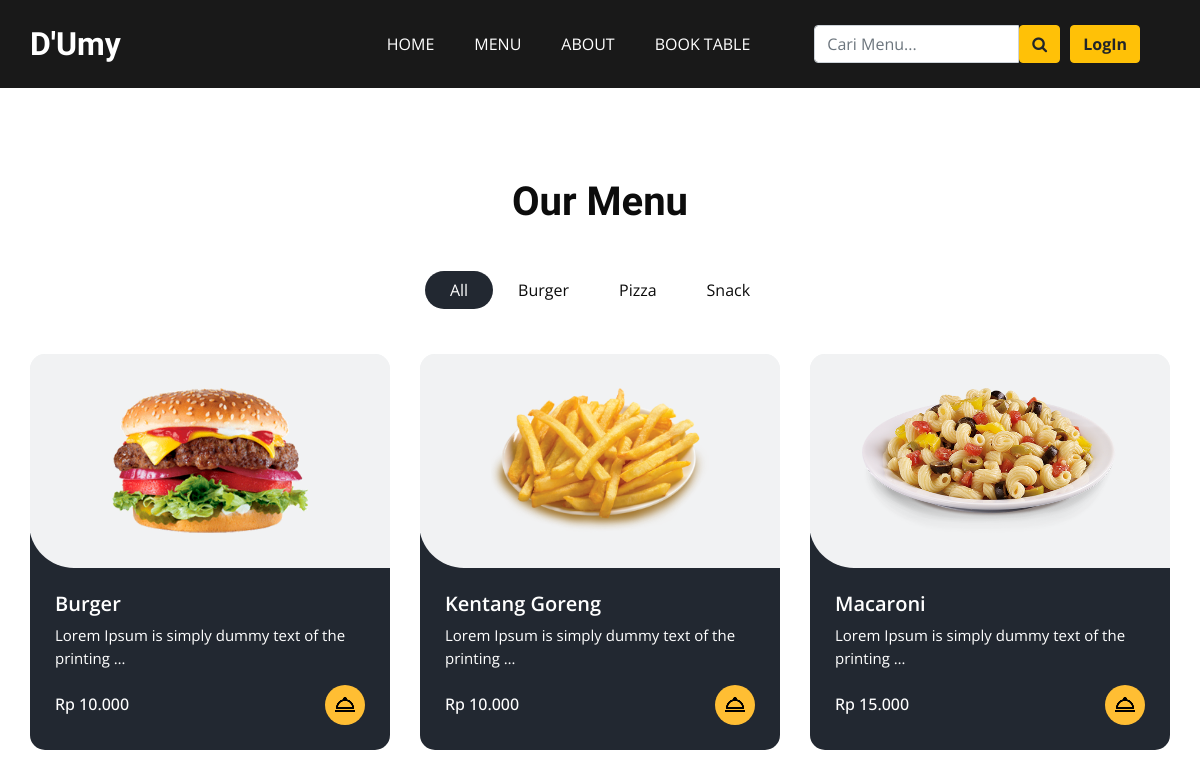
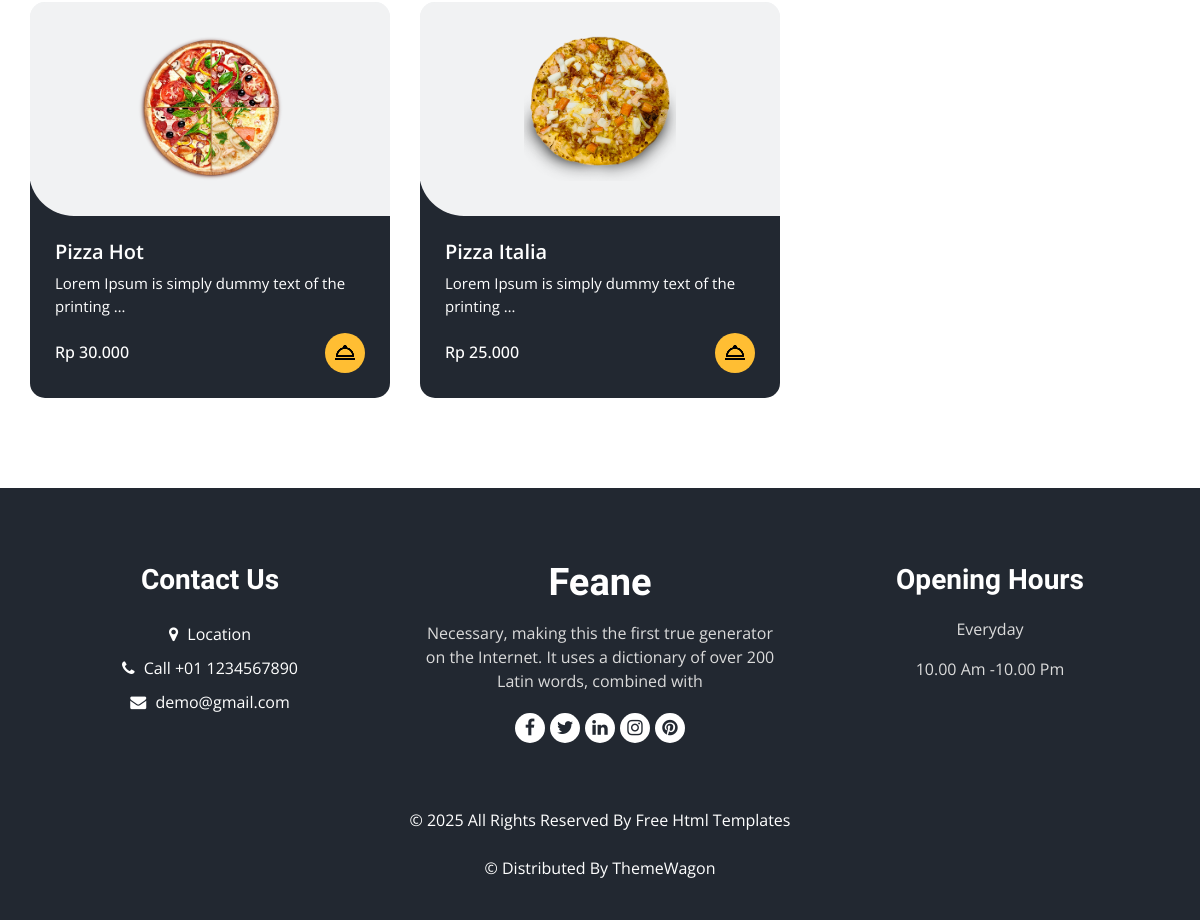
Before: /menu/menu/ with the older database file (2 pictures, top to bottom).
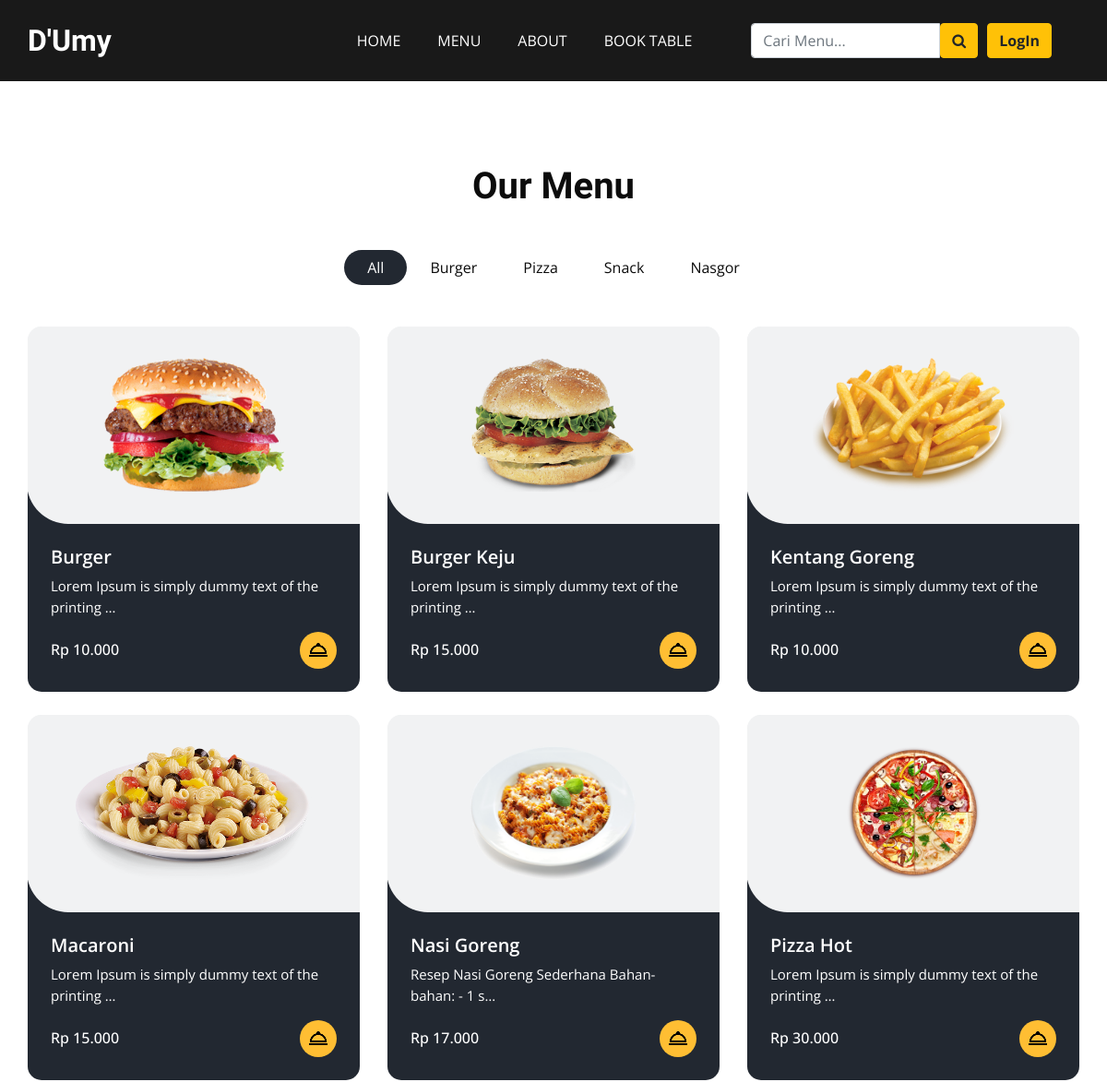
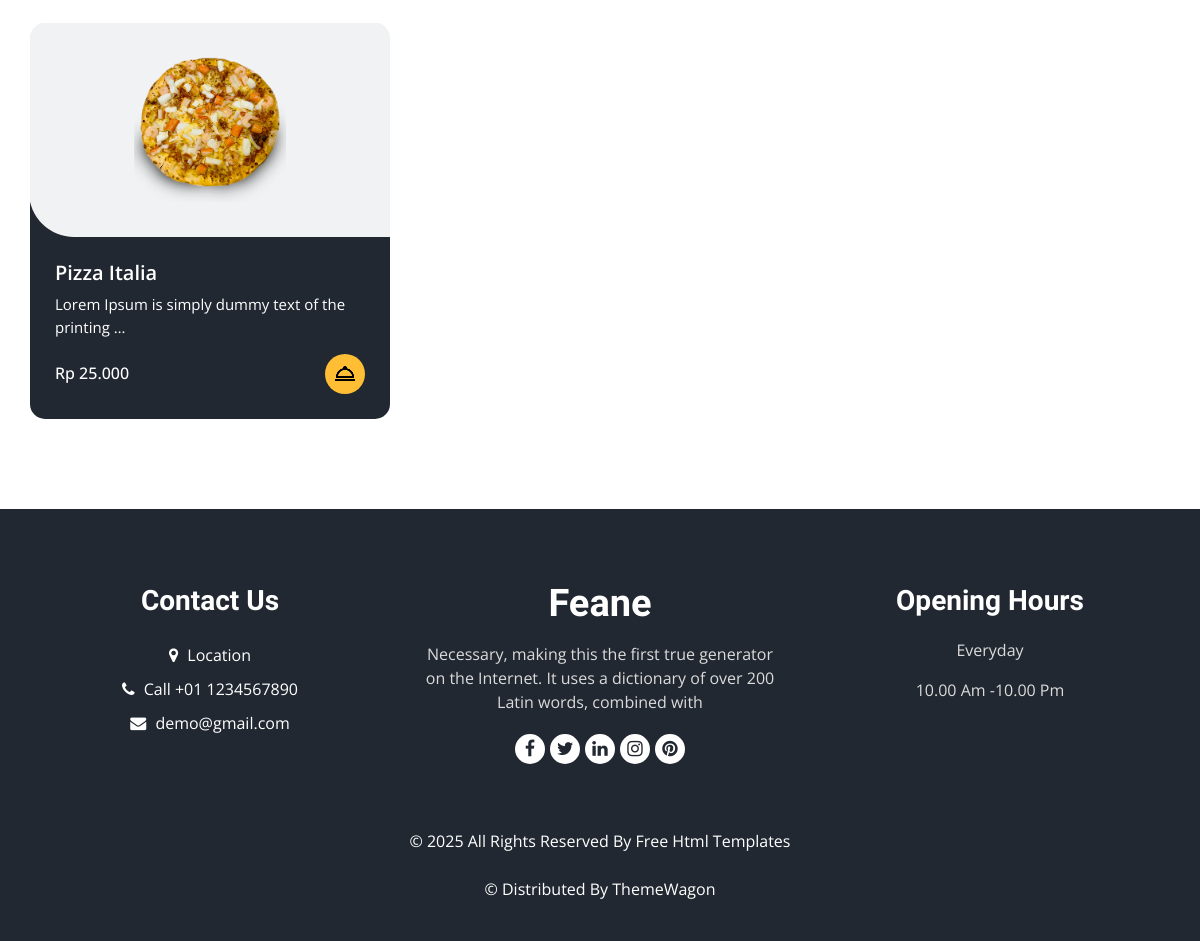
After: the same page with the newer database file (2 pictures, top to bottom).
### menu/models.py (models this page shows, shortened)
class Category(models.Model):
    name = models.CharField(max_length=100)
    slug = models.SlugField(unique=True, help_text="Gunakan huruf kecil, tanpa spasi, contoh: minuman-kopi")
    class Meta:
        verbose_name_plural = "Categories"

class ListMenu(models.Model):
    name = models.CharField(max_length=100)
    slug = models.SlugField(unique=True, help_text="Teks unik untuk URL, akan terisi otomatis jika dikosongkan.")
    description = models.TextField()
    image = models.ImageField(upload_to='menu_images/')
    price = models.DecimalField(max_digits=8, decimal_places=2)
    category = models.ForeignKey(Category, on_delete=models.CASCADE, related_name="list_menu")

### menu/views.py (the view)
# urls.py: path('menu/', views.list_menu, name='list_menu'),
def list_menu(request):
    categories = Category.objects.all()
    query = request.GET.get('q')
    list_menus = ListMenu.objects.all()
    if query:
        list_menus = list_menus.filter(
            Q(name__icontains=query) | Q(description__icontains=query)
        ). order_by('name')
    else:
        list_menus = ListMenu.objects.all().order_by('name')
    context = {
        'categories': categories,
        'list_menus': list_menus,
        'query':query,
    }
    return render(request, 'menu/menu.html', context)

### order/context_processors.py (called while the page is built)
def cart_item_count(request):
    cart = request.session.get('cart', {})
    count = sum(item['quantity'] for item in cart.values())
    return {'cart_item_count': count}

### menu/templates/menu/menu.html
{% extends 'base.html' %} {% load static %} {% block content %}
<section class="food_section layout_padding">
  <div class="container">
    <div class="heading_container heading_center">
      <h2>Our Menu</h2>
    </div>
    <ul class="filters_menu">
      <li class="active" data-filter="*">All</li>
      {% for category in categories %}
      <li data-filter=".{{ category.slug }}">{{ category.name }}</li>
      {% endfor %}
    </ul>
    <div class="filters-content">
      <div class="row grid">
        {% for list_menu in list_menus %}
        <div class="col-sm-6 col-lg-4 all {{ list_menu.category.slug }}">
          <div class="box">
            <div>
              <a
                href="{% url 'menu:menu_detail' menu_slug=list_menu.slug %}"
                class="menu-item-link"
              >
                <div class="img-box">
                  <img
                    src="{{ list_menu.image.url }}"
                    alt="{{ list_menu.name }}"
                  />
                </div>
              </a>
              <div class="detail-box">
                <h5>{{ list_menu.name }}</h5>
                <p>{{ list_menu.description|truncatechars:50 }}</p>
                <div class="options">
                  <h6>Rp {{ list_menu.price|floatformat:0 }}</h6>
                  <a
                    href="{% url 'menu:menu_detail' menu_slug=list_menu.slug %}"
                  >
                    <img
                      src="{% static 'images/icons/hood.png' %}"
                      alt="cart"
                      class="social-icon"
                    />
                  </a>
                </div>
              </div>
            </div>
          </div>
        </div>
        {% endfor %}
      </div>
    </div>
  </div>
</section>
{% endblock content %}

### templates/base.html (shortened to what this page needs)
<!DOCTYPE html>
<html>
  <head>
    {% load static %}
    <link
      rel="stylesheet"
      href="https://cdnjs.cloudflare.com/ajax/libs/font-awesome/4.7.0/css/font-awesome.min.css"
    />
    <link
      rel="stylesheet"
      type="text/css"
      href="{% static 'css/bootstrap.css' %}"
    />
    <link
      rel="stylesheet"
      type="text/css"
      href="https://cdnjs.cloudflare.com/ajax/libs/OwlCarousel2/2.3.4/assets/owl.carousel.min.css"
    />
    <link
      rel="stylesheet"
      href="https://cdnjs.cloudflare.com/ajax/libs/jquery-nice-select/1.1.0/css/nice-select.min.css"
    />
    <link rel="stylesheet" href="{% static 'css/style.css' %}" />
    <link href="{% static 'css/responsive.css' %}" rel="stylesheet" />
  </head>
  <body>
    <header class="header_section">
      <div class="container">
        <nav class="navbar navbar-expand-lg custom_nav-container">
          <a class="navbar-brand" href="{% url 'home' %}">
            <span> D'Umy </span>
          </a>
          <div class="collapse navbar-collapse" id="navbarSupportedContent">
            <ul class="navbar-nav mx-auto">
              <li class="nav-item">
                <a class="nav-link" href="{% url 'home' %}">Home</a>
              </li>
              <li class="nav-item">
                <a class="nav-link" href="{% url 'menu:list_menu' %}">Menu</a>
              </li>
              <li class="nav-item">
                <a class="nav-link" href="{% url 'about' %}">About</a>
              </li>
              <li class="nav-item">
                <a class="nav-link" href="{% url 'book' %}">Book Table</a>
              </li>
            </ul>
            <div class="user_option">
              <form
                method="GET"
                action="{% url 'menu:list_menu' %}"
                class="d-flex"
              >
                <div class="input-group">
                  <input
                    type="search"
                    name="q"
                    class="form-control"
                    placeholder="Cari Menu..."
                    aria-label="Search"
                  />
                  <button
                    class="btn btn-warning"
                    type="submit"
                    id="button-addon2"
                  >
                    <i class="fa fa-search" aria-hidden="true"></i>
                  </button>
                </div>
              </form>
              {% if user.is_authenticated %}
              <a class="cart_link" href="{% url 'order:cart_detail' %}">
                <img
                  src="{% static 'images/icons/hoodw.png' %}"
                  alt="cart"
                  class="social-icon"
                />
                {% if cart_item_count > 0 %}
                <span class="badge badge-danger ml-1"
                  >{{ cart_item_count }}</span
                >
                {% endif %}
              </a>
              <div class="dropdown">
                <a
                  href="#"
                  class="user_link dropdown-toggle"
                  id="userDropdown"
                  role="button"
                  data-toggle="dropdown"
                  aria-haspopup="true"
                  aria-expanded="false"
                >
                  <i class="fa fa-user" aria-hidden="true"></i>
                </a>
                <div class="dropdown-menu" aria-labelledby="userDropdown">
                  <a
                    class="dropdown-item"
                    href="{% url 'order:order_history' %}"
                    >Pesanan Saya</a
                  >
                  <div class="dropdown-divider"></div>
                  <form
                    action="{% url 'users:logout' %}"
                    method="POST"
                    class="dropdown-item-form"
                  >
                    {% csrf_token %}
                    <button type="submit" class="dropdown-item">Logout</button>
                  </form>
                </div>
              </div>
              {% else %}
              <a
                href="{% url 'users:login' %}"
                class="btn btn-warning font-weight-bold"
              >
                LogIn
              </a>
              {% endif %}
            </div>
          </div>
        </nav>
      </div>
    </header>
    <main>{% block content %} {% endblock content %}</main>
    <footer class="footer_section">
      <div class="container">
        <div class="row">
          <div class="col-md-4 footer-col">
            <div class="footer_contact">
              <h4>Contact Us</h4>
              <div class="contact_link_box">
                <a href="">
                  <i class="fa fa-map-marker" aria-hidden="true"></i>
                  <span> Location </span>
                </a>
                <a href="">
                  <i class="fa fa-phone" aria-hidden="true"></i>
                  <span> Call +01 1234567890 </span>
                </a>
                <a href="">
                  <i class="fa fa-envelope" aria-hidden="true"></i>
                  <span> demo@gmail.com </span>
                </a>
              </div>
            </div>
          </div>
          <div class="col-md-4 footer-col">
            <div class="footer_detail">
              <a href="" class="footer-logo"> Feane </a>
              <p>
                Necessary, making this the first true generator on the Internet.
                It uses a dictionary of over 200 Latin words, combined with
              </p>
              <div class="footer_social">
                <a href="">
                  <i class="fa fa-facebook" aria-hidden="true"></i>
                </a>
                <a href="">
                  <i class="fa fa-twitter" aria-hidden="true"></i>
                </a>
                <a href="">
                  <i class="fa fa-linkedin" aria-hidden="true"></i>
                </a>
                <a href="">
                  <i class="fa fa-instagram" aria-hidden="true"></i>
                </a>
                <a href="">
                  <i class="fa fa-pinterest" aria-hidden="true"></i>
                </a>
              </div>
            </div>
          </div>
          <div class="col-md-4 footer-col">
            <h4>Opening Hours</h4>
            <p>Everyday</p>
            <p>10.00 Am -10.00 Pm</p>
          </div>
        </div>
        <div class="footer-info">
          <p>
            &copy; <span id="displayYear"></span> All Rights Reserved By
            <a href="https://html.design/">Free Html Templates</a><br /><br />
            &copy;  Distributed By
            <a href="https://themewagon.com/" target="_blank">ThemeWagon</a>
          </p>
        </div>
      </div>
    </footer>
  </body>
</html>

### static/css/responsive.css (style rules this page uses)
@media (min-width: 1200px) { .container { max-width: 1170px; } }

Changed rows visible on the page:
added Category: name "Nasgor"
added ListMenu: image (picture), name "Burger Keju", description "Lorem Ipsum is simply dummy text of the printing …", price "15.000"
added ListMenu: image (picture), name "Nasi Goreng", description "Resep Nasi Goreng Sederhana Bahan-bahan: - 1 s…", price "17.000"
